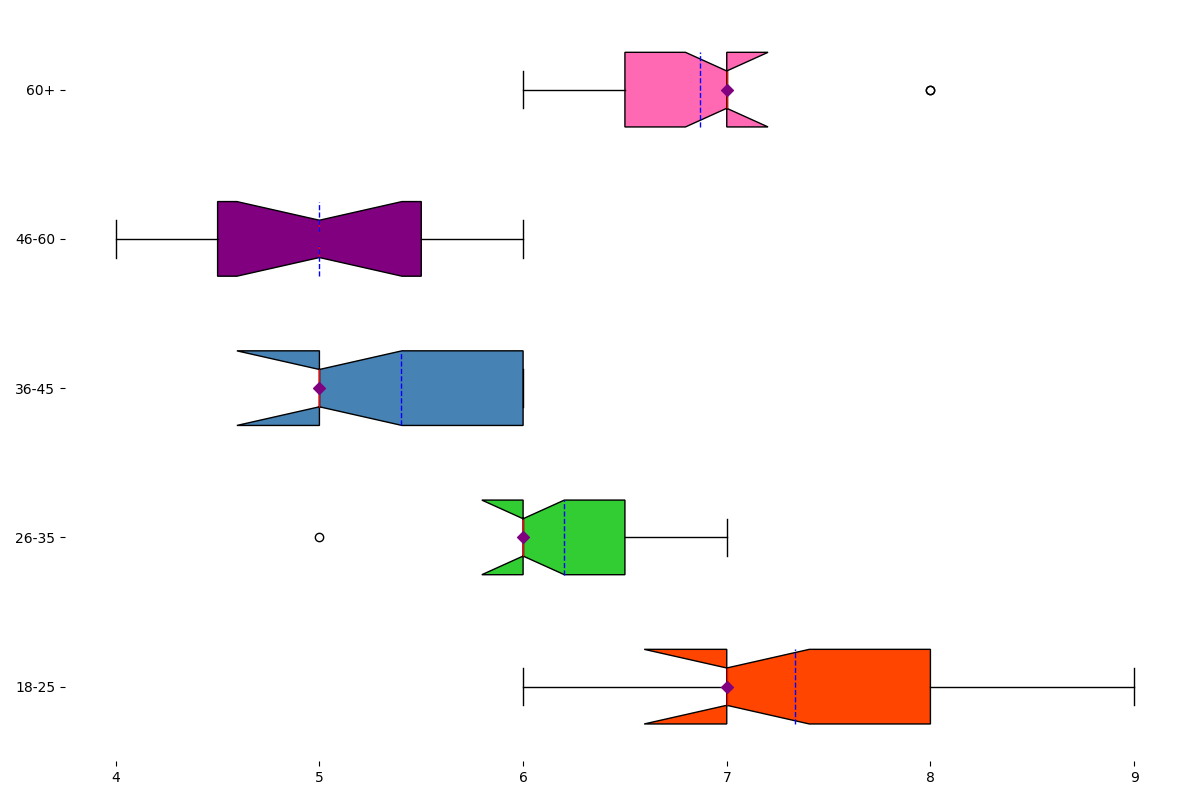

The Python source for this figure:
import matplotlib.pyplot as plt
import numpy as np

age_groups = ['18-25', '26-35', '36-45', '46-60', '60+']
happiness_data = [
    [7, 8, 7, 6, 8, 8, 7, 9, 7, 6, 7, 8, 7, 8, 7],
    [6, 7, 6, 6, 7, 7, 6, 6, 6, 7, 6, 6, 5, 6, 6],
    [5, 6, 5, 6, 6, 5, 6, 6, 5, 5, 5, 5, 5, 6, 5],
    [6, 6, 5, 4, 5, 6, 5, 4, 4, 5, 6, 5, 4, 5, 5],
    [7, 6, 7, 6, 7, 7, 7, 6, 6, 7, 8, 7, 8, 7, 7]
]

fig, ax = plt.subplots(figsize=(12, 8))

# Create horizontal boxplot without stylistic elements
box = ax.boxplot(happiness_data, vert=False, patch_artist=True, notch=True, meanline=True, showmeans=True)

new_colors = ['#FF4500', '#32CD32', '#4682B4', '#800080', '#FF69B4']
for patch, color in zip(box['boxes'], new_colors):
    patch.set_facecolor(color)

plt.setp(box['means'], color='blue')
plt.setp(box['medians'], color='red')

# Scatter plot of medians for horizontal boxplot
medians = [np.median(group) for group in happiness_data]
ax.scatter(medians, range(1, len(age_groups) + 1), color='purple', marker='D', zorder=3)

ax.set_yticklabels(age_groups)

# Remove grid, axis background, and borders
ax.set_facecolor('white')
ax.spines['top'].set_visible(False)
ax.spines['right'].set_visible(False)
ax.spines['left'].set_visible(False)
ax.spines['bottom'].set_visible(False)

plt.tight_layout()
plt.show()
